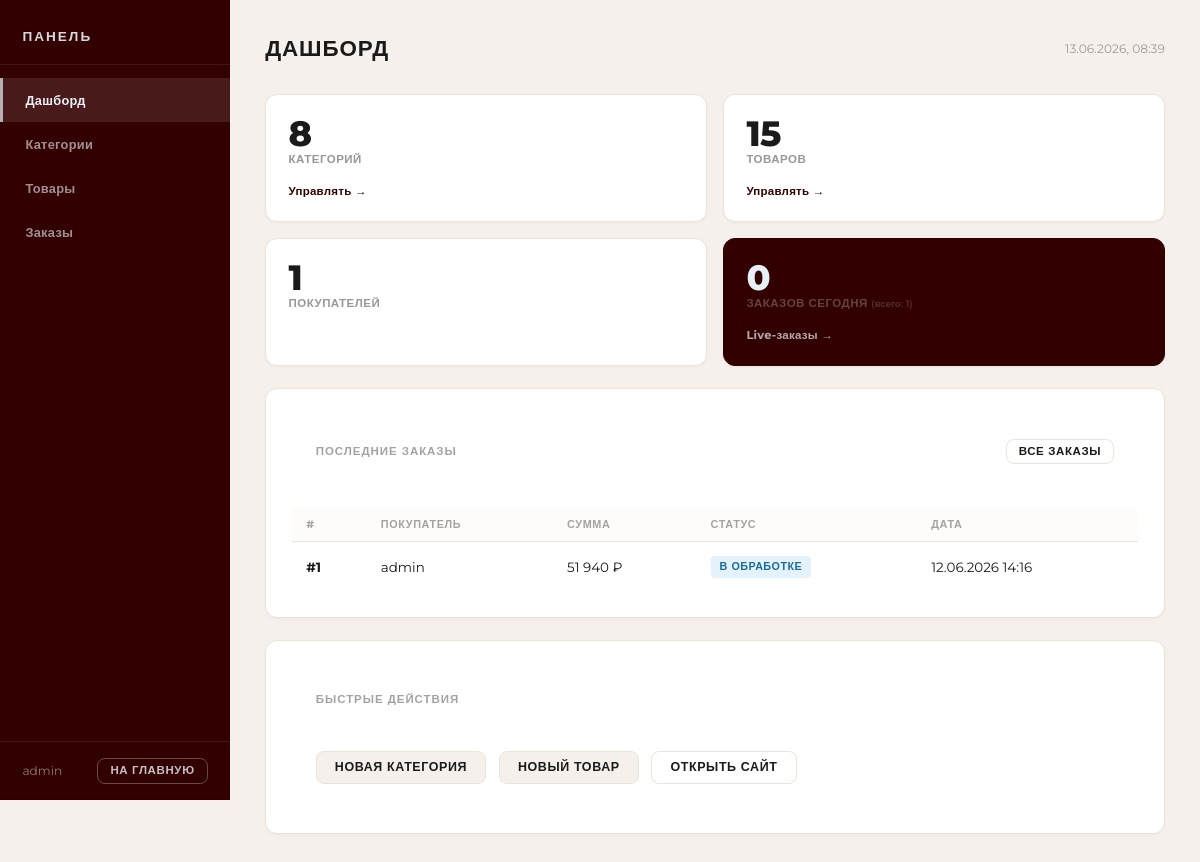
The app's page /admin/index.php (signed in) with its own data.
### tables this page shows
CREATE TABLE `orders` (
  `id` int UNSIGNED NOT NULL,
  `user_id` int UNSIGNED NOT NULL,
  `status_id` int UNSIGNED NOT NULL DEFAULT '1',
  `total` decimal(10,2) NOT NULL DEFAULT '0.00',
  `created_at` datetime NOT NULL DEFAULT CURRENT_TIMESTAMP,
  `updated_at` datetime NOT NULL DEFAULT CURRENT_TIMESTAMP ON UPDATE CURRENT_TIMESTAMP,
  `customer_name` varchar(100) NOT NULL DEFAULT '',
  `customer_phone` varchar(20) NOT NULL DEFAULT ''
);

CREATE TABLE `users` (
  `id` int UNSIGNED NOT NULL,
  `username` varchar(50) NOT NULL,
  `email` varchar(100) NOT NULL,
  `phone` varchar(20) DEFAULT NULL,
  `password` varchar(255) NOT NULL,
  `role` enum('user','admin') NOT NULL DEFAULT 'user',
  `created_at` datetime NOT NULL DEFAULT CURRENT_TIMESTAMP
);

CREATE TABLE `order_statuses` (
  `id` int UNSIGNED NOT NULL,
  `name` varchar(50) NOT NULL
);

### admin/index.php (the view, shortened to what this page needs)
<?php
$pdo   = db();
$stats = [
    'categories'      => (int)$pdo->query('SELECT COUNT(*) FROM product_categories')->fetchColumn(),
    'products_total'  => (int)$pdo->query('SELECT COUNT(*) FROM products')->fetchColumn(),
    'users'           => (int)$pdo->query("SELECT COUNT(*) FROM users WHERE role='user'")->fetchColumn(),
    'orders_today'    => (int)$pdo->query("SELECT COUNT(*) FROM orders WHERE DATE(created_at)=CURDATE()")->fetchColumn(),
    'orders_total'    => (int)$pdo->query('SELECT COUNT(*) FROM orders')->fetchColumn(),
];
$recentOrders = $pdo->query(
    "SELECT o.id, o.total, o.created_at, u.username, os.name AS status_name
     FROM orders o
     JOIN users u ON u.id=o.user_id
     JOIN order_statuses os ON os.id=o.status_id
     ORDER BY o.created_at DESC LIMIT 5"
)->fetchAll();
$statusColors = [
    'processing' => 'badge--info',
    'accepted'   => 'badge--warning',
    'assembled'  => 'badge--primary',
    'received'   => 'badge--success',
    'cancelled'  => 'badge--danger',
];
$statusLabels = [
    'processing' => 'В обработке',
    'accepted'   => 'Принят',
    'assembled'  => 'Собран',
    'received'   => 'Получен',
    'cancelled'  => 'Отменён',
];
?>
<!DOCTYPE html>
<html lang="ru">
<head>
    <link rel="stylesheet" href="/assets/css/style.css">
    <link rel="stylesheet" href="/admin/assets/css/admin.css">
</head>
<body class="admin-layout">
<?php include __DIR__ . '/includes/admin_nav.php'; ?>
<main class="admin-main">
    <div class="admin-header">
        <h1>Дашборд</h1>
        <span class="admin-header__time"><?= date('d.m.Y, H:i') ?></span>
    </div>
    <div class="stats-grid">
        <div class="stat-card">
            <div class="stat-card__body">
                <div class="stat-card__value"><?= $stats['categories'] ?></div>
                <div class="stat-card__label">Категорий</div>
            </div>
            <a href="/admin/categories.php" class="stat-card__link">Управлять →</a>
        </div>
        <div class="stat-card">
            <div class="stat-card__body">
                <div class="stat-card__value"><?= $stats['products_total'] ?></div>
                <div class="stat-card__label">Товаров</div>
            </div>
            <a href="/admin/products.php" class="stat-card__link">Управлять →</a>
        </div>
        <div class="stat-card">
            <div class="stat-card__body">
                <div class="stat-card__value"><?= $stats['users'] ?></div>
                <div class="stat-card__label">Покупателей</div>
            </div>
        </div>
        <div class="stat-card stat-card--accent">
            <div class="stat-card__body">
                <div class="stat-card__value"><?= $stats['orders_today'] ?></div>
                <div class="stat-card__label">Заказов сегодня <small>(всего: <?= $stats['orders_total'] ?>)</small></div>
            </div>
            <a href="/admin/admin_orders.php" class="stat-card__link">Live-заказы →</a>
        </div>
    </div>
    <section class="admin-card">
        <div class="admin-card__header">
            <h2>Последние заказы</h2>
            <a href="/admin/admin_orders.php" class="btn btn--sm btn--ghost">Все заказы</a>
        </div>
        <?php if (empty($recentOrders)): ?>
            <p class="empty-hint">Заказов пока нет.</p>
        <?php else: ?>
        <table class="admin-table">
            <thead><tr><th>#</th><th>Покупатель</th><th>Сумма</th><th>Статус</th><th>Дата</th></tr></thead>
            <tbody>
            <?php foreach ($recentOrders as $o):
                $badge = $statusColors[$o['status_name']] ?? 'badge--secondary';
                $label = $statusLabels[$o['status_name']] ?? htmlspecialchars($o['status_name'], ENT_QUOTES, 'UTF-8');
            ?>
                <tr>
                    <td><strong>#<?= (int)$o['id'] ?></strong></td>
                    <td><?= htmlspecialchars($o['username'], ENT_QUOTES, 'UTF-8') ?></td>
                    <td><?= number_format((float)$o['total'], 0, '.', ' ') ?> ₽</td>
                    <td><span class="badge <?= $badge ?>"><?= $label ?></span></td>
                    <td><?= date('d.m.Y H:i', strtotime($o['created_at'])) ?></td>
                </tr>
            <?php endforeach; ?>
            </tbody>
        </table>
        <?php endif; ?>
    </section>
    <section class="admin-card">
        <h2>Быстрые действия</h2>
        <div class="quick-actions">
            <a href="/admin/categories.php" class="btn btn--secondary">Новая категория</a>
            <a href="/admin/products.php"   class="btn btn--secondary">Новый товар</a>
            <a href="/" target="_blank"     class="btn btn--ghost">Открыть сайт</a>
        </div>
    </section>
</main>
</body>
</html>

### assets/css/style.css (style rules this page uses)
*, *::before, *::after { margin: 0; padding: 0; box-sizing: border-box; }
:root { --page-bg: #FFFFFF; --header-bg: #330000; --header-text: #E7F0F7; --main-text: #1A1A1A; }
body { background-color: var(--page-bg); color: var(--main-text); font-family: "Montserrat", sans-serif; font-weight: 400; line-height: 1.5; scroll-behavior: smooth; }
a { text-decoration: none; color: inherit; }

### records on screen
orders: id "1", user.username "admin", total "51 940", status.name "В ОБРАБОТКЕ", created_at "12.06.2026 14:16"

### other values on screen
$_SESSION['username'] "admin"
$stats['categories'] "8"
$stats['products_total'] "15"
$stats['users'] "1"
$stats['orders_today'] "0"
$stats['orders_total'] "1"
